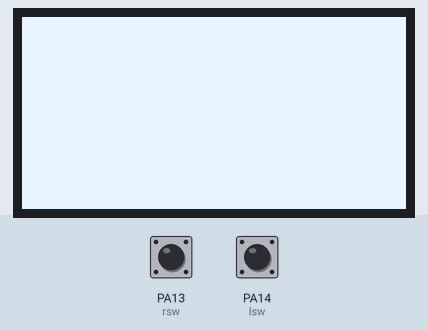
A sketch run on a simulated STM32 Blue Pill. Parts: 128×64 one-colour display. The test bench sets the inputs (shaded band); at power-on: PA14 (lsw) LOW, PA13 (rsw) LOW.

Above: at 1.2 s.
1.3 s: PA14 (lsw) pulled HIGH for 0.15 s
At 1.8 s:
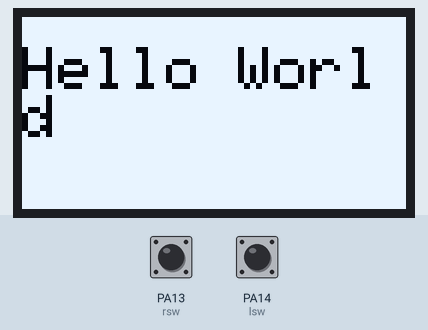
2.9 s: PA14 (lsw) pulled HIGH for 1 s
At 4.3 s:
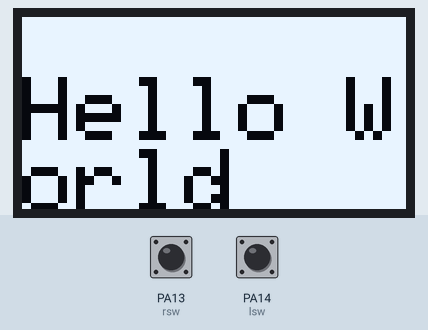
5.4 s: PA13 (rsw) pulsed HIGH 5 times (0.12 s each, 0.3 s apart)
At 5.85 s:
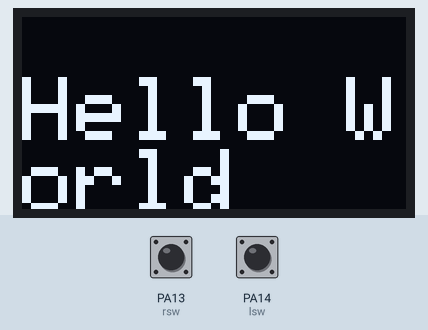
8.4 s: PA13 (rsw) pulled HIGH for 0.15 s
10.0 s: PA13 (rsw) pulled HIGH for 1 s
At 11.1 s:
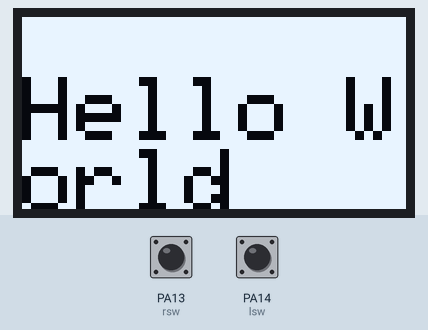
Timing chart, 0 to 13.0 s (numbered marks = the images above; inputs shaded):
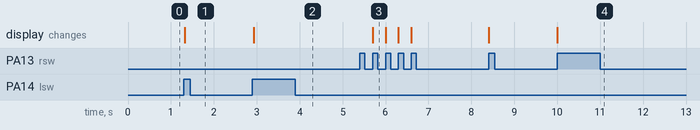

Measured:
- after the input at 1.3 s, the display: changes at once (image 1)
- after the input at 2.9 s, the display: changes at once (image 2)
- after the input at 5.4 s, the display: changes after 0.30 s (image 3)
- after the input at 10.0 s, the display: changes at once (image 4)

The sketch:

oled_display.ino
```cpp
/**
 * @file    oled_display.ino
 * @brief   SH1106 OLED Interactive Display with Button Controls
 *
 * Drives a 128x64 SH1106 OLED display over I2C.
 * Two push buttons allow the user to:
 *   - Cycle through text sizes 1, 2, and 3 (Left Switch - PA14)
 *   - Toggle display color inversion       (Right Switch - PA13)
 *
 * The display always renders "Hello World" as demo content,
 * repositioned vertically to suit the active text size.
 *
 * @hardware  STM32 (or Arduino-compatible), SH1106 OLED (I2C, 0x3C)
 * @author    Harkeerat Bhasin
 */

#include <Wire.h>           // Arduino built-in I2C library (handles SDA/SCL communication)
#include <Adafruit_SH1106.h> // Third-party driver for SH1106-based OLED displays

/**
 * Instantiate the OLED display object.
 * Passing -1 as the reset pin means no dedicated hardware reset pin is used;
 * the library handles reset internally over I2C.
 */
Adafruit_SH1106 display(-1);

// ─── Pin Definitions ──────────────────────────────────────────────────────────

#define lsw PA14   // Left Switch  → cycles text size (1 → 2 → 3 → 1)
#define rsw PA13   // Right Switch → toggles display inversion

// ─── State Variables ──────────────────────────────────────────────────────────

int  textSize    = 1;     // Current text size level (1, 2, or 3)
bool lastStateLSW = 0;    // Previous read of the left switch (for edge detection)
bool lastStateRSW = 0;    // Previous read of the right switch (for edge detection)
bool inverted    = false; // Tracks whether the display is currently inverted

// ─── Forward Declaration ──────────────────────────────────────────────────────
void updateDisplay(); // Defined below; called whenever text size changes

// ─── Setup ────────────────────────────────────────────────────────────────────

void setup() {
  /**
   * Initialize the OLED display.
   * - SH1106_SWITCHCAPVCC: use the internal charge pump to generate the display voltage
   * - 0x3C: the I2C address of the display (some modules use 0x3D instead)
   */
  display.begin(SH1106_SWITCHCAPVCC, 0x3C);

  display.clearDisplay();          // Wipe any residual content from the display buffer
  display.setTextSize(1);          // Set initial text size to 1 (smallest)
  display.setTextColor(WHITE);     // Render text as white pixels on a black background

  // Configure button pins as digital inputs.
  // NOTE: These are set to INPUT (floating), so external pull-down resistors
  //       must be connected to GND to avoid false triggers when the button
  //       is not pressed. Alternatively, use INPUT_PULLUP and invert the logic.
  pinMode(lsw, INPUT);
  pinMode(rsw, INPUT);

  // Enable display inversion on startup so the screen starts with
  // a dark background and light text (aesthetic choice; remove if unwanted).
  display.invertDisplay(1);
}

// ─── Main Loop ────────────────────────────────────────────────────────────────

void loop() {
  // Sample both buttons on every iteration
  bool currentLSW = digitalRead(lsw);
  bool currentRSW = digitalRead(rsw);

  // ── Left Switch: Cycle Text Size ────────────────────────────────────────────
  /**
   * Edge detection: only act when the button transitions LOW → HIGH.
   * This ensures the action fires exactly once per physical press,
   * even if the button is held down across multiple loop iterations.
   */
  if (currentLSW == 1 && lastStateLSW == 0) {
    textSize++;                       // Advance to the next text size level
    if (textSize > 3) textSize = 1;   // Wrap around: after size 3, go back to size 1

    updateDisplay();   // Re-render the display with the new text size
    delay(200);        // Software debounce: ignore any bounce noise for 200 ms
  }

  // ── Right Switch: Toggle Display Inversion ──────────────────────────────────
  /**
   * Same edge-detection pattern as above.
   * Flips the 'inverted' flag and updates the display accordingly.
   * Inverted mode swaps all pixel values (white ↔ black).
   */
  if (currentRSW == 1 && lastStateRSW == 0) {
    inverted = !inverted; // Toggle the inversion state

    if (inverted) {
      display.invertDisplay(1); // Enable inversion: dark background, light content
    } else {
      display.invertDisplay(0); // Disable inversion: light background, dark content
    }

    delay(200); // Software debounce
  }

  // ── Save Current States for Next Iteration ──────────────────────────────────
  // These become the "last state" on the next loop cycle, enabling edge detection.
  lastStateLSW = currentLSW;
  lastStateRSW = currentRSW;
}

// ─── Display Update Helper ────────────────────────────────────────────────────

/**
 * @brief Clears and redraws the display with the current textSize setting.
 *
 * Called every time the text size changes. The vertical cursor position (yPos)
 * shifts down slightly as text size increases to keep the content visually
 * balanced within the 64-pixel display height.
 *
 * Text size to pixel height reference (Adafruit GFX font):
 *   Size 1 →  8 px tall
 *   Size 2 → 16 px tall
 *   Size 3 → 24 px tall
 */
void updateDisplay() {
  display.clearDisplay();          // Clear the internal frame buffer
  display.setTextSize(textSize);   // Apply the new size before drawing
  display.setTextColor(WHITE);     // Ensure text color is set (resets after clearDisplay)

  /**
   * Compute a vertical offset so the text doesn't hug the very top edge
   * as it gets larger. Adjust these values to reposition text as desired.
   *
   *   textSize == 1 → yPos =  0
   *   textSize == 2 → yPos = 10
   *   textSize == 3 → yPos = 20
   */
  int yPos = (textSize == 1) ? 0 : (textSize == 2) ? 10 : 20;

  display.setCursor(0, yPos);      // Set the text origin (x=0, y=yPos)
  display.println("Hello World");  // Write the string to the buffer (with newline)

  display.display();               // Push the buffer to the physical display over I2C
}
```
